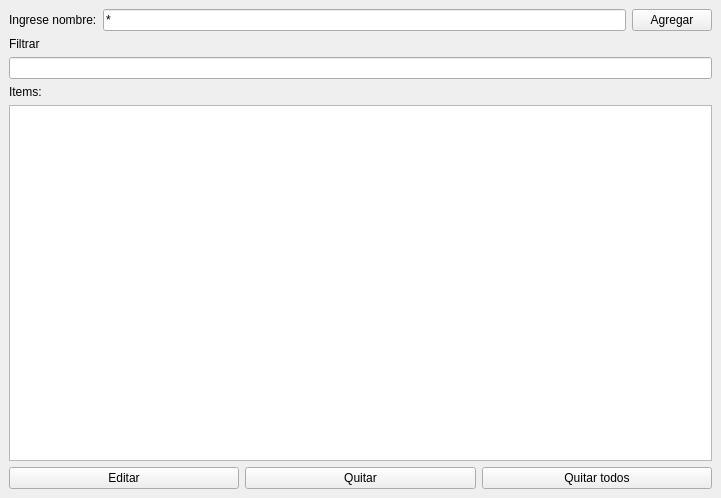
<?xml version="1.0" encoding="UTF-8"?>
<ui version="4.0">
 <class>MainWindow</class>
 <widget class="QMainWindow" name="MainWindow">
  <property name="geometry">
   <rect>
    <x>0</x>
    <y>0</y>
    <width>721</width>
    <height>498</height>
   </rect>
  </property>
  <property name="windowTitle">
   <string>MainWindow</string>
  </property>
  <widget class="QWidget" name="centralwidget">
   <layout class="QVBoxLayout" name="verticalLayout">
    <item>
     <layout class="QHBoxLayout" name="horizontalLayout">
      <item>
       <widget class="QLabel" name="label">
        <property name="text">
         <string>Ingrese nombre:</string>
        </property>
       </widget>
      </item>
      <item>
       <widget class="QLineEdit" name="nombre">
        <property name="inputMask">
         <string>*</string>
        </property>
        <property name="text">
         <string>*</string>
        </property>
        <property name="maxLength">
         <number>1</number>
        </property>
       </widget>
      </item>
      <item>
       <widget class="QPushButton" name="agregar">
        <property name="text">
         <string>Agregar</string>
        </property>
       </widget>
      </item>
     </layout>
    </item>
    <item>
     <widget class="QLabel" name="label_3">
      <property name="text">
       <string>Filtrar</string>
      </property>
     </widget>
    </item>
    <item>
     <widget class="QLineEdit" name="filtrar"/>
    </item>
    <item>
     <widget class="QLabel" name="label_2">
      <property name="text">
       <string>Items:</string>
      </property>
     </widget>
    </item>
    <item>
     <widget class="QListWidget" name="lista"/>
    </item>
    <item>
     <layout class="QHBoxLayout" name="horizontalLayout_2">
      <item>
       <widget class="QPushButton" name="editar">
        <property name="text">
         <string>Editar</string>
        </property>
       </widget>
      </item>
      <item>
       <widget class="QPushButton" name="quitar">
        <property name="text">
         <string>Quitar</string>
        </property>
       </widget>
      </item>
      <item>
       <widget class="QPushButton" name="quitar_todos">
        <property name="text">
         <string>Quitar todos</string>
        </property>
       </widget>
      </item>
     </layout>
    </item>
   </layout>
  </widget>
 </widget>
 <resources/>
 <connections/>
</ui>
